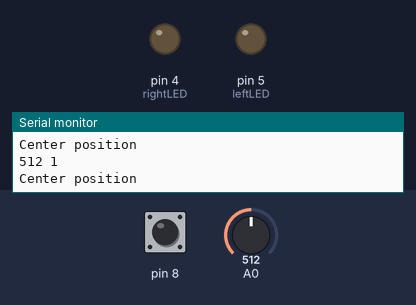
This sketch was run on a simulated Arduino Uno, built with avr-gcc and run on an emulated ATmega328P. On the bench: output pins drawn as LEDs (lit = HIGH), the last lines printed to the serial monitor. The inputs (shaded band) are chosen by the test bench; at power-on: A0 = 512, pin 8 HIGH.

Above: at 1.2 s.
1.3 s: A0 set to 582
2.8 s: A0 set to 615
At 3.4 s:
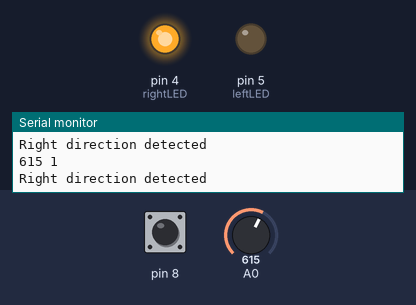
4.3 s: A0 set to 390
At 4.8 s:
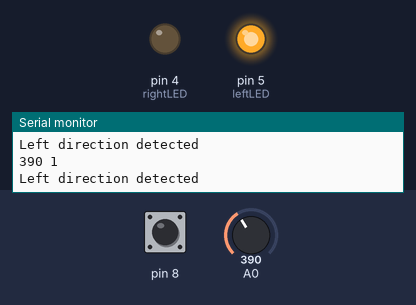
5.8 s: A0 set to 414
At 6.3 s:
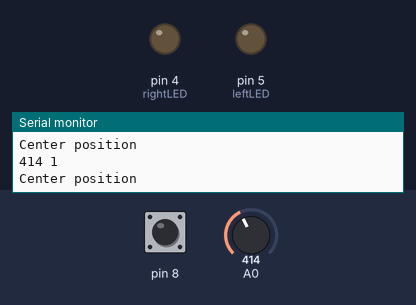
7.3 s: A0 set to 0
At 7.7 s:
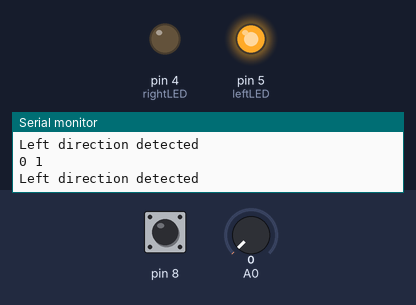
Timing chart, 0 to 9.8 s (numbered marks = the images above; inputs shaded):
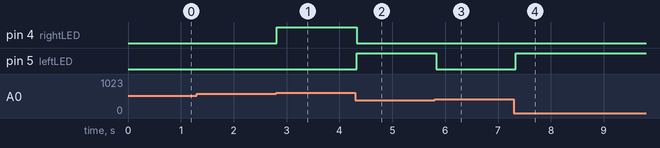

The sketch:

2.ino
```cpp
int x;
int leftLED = 5;
int rightLED = 4;

void setup() {
  Serial.begin(9600);
  pinMode(8, INPUT_PULLUP);
  pinMode(leftLED, OUTPUT);
  pinMode(rightLED, OUTPUT);
}

void loop() {
  x = analogRead(A0);

  Serial.print(x);
  Serial.print(" ");
  Serial.println(digitalRead(8));

  if (x < 400) { // 왼쪽
    digitalWrite(leftLED, HIGH);
    digitalWrite(rightLED, LOW);
    Serial.println("Left direction detected");
  } else if (x > 600) { // 오른쪽
    digitalWrite(leftLED, LOW);
    digitalWrite(rightLED, HIGH);
    Serial.println("Right direction detected");
  } else { // 중앙
    digitalWrite(leftLED, LOW);
    digitalWrite(rightLED, LOW);
    Serial.println("Center position");
  }

  delay(100);
}
```

Measured:
- the behaviour switches between 600 and 601 on A0 (found by bisection; images 0 and 1)
- the behaviour switches between 399 and 400 on A0 (found by bisection; images 2 and 3)
- after the input at 2.8 s, pin 4 (rightLED): LOW → HIGH at once
- after the input at 4.3 s, pin 4 (rightLED): HIGH → LOW at once; pin 5 (leftLED): LOW → HIGH at once
- after the input at 5.8 s, pin 5 (leftLED): HIGH → LOW at once
- after the input at 7.3 s, pin 5 (leftLED): LOW → HIGH at once
